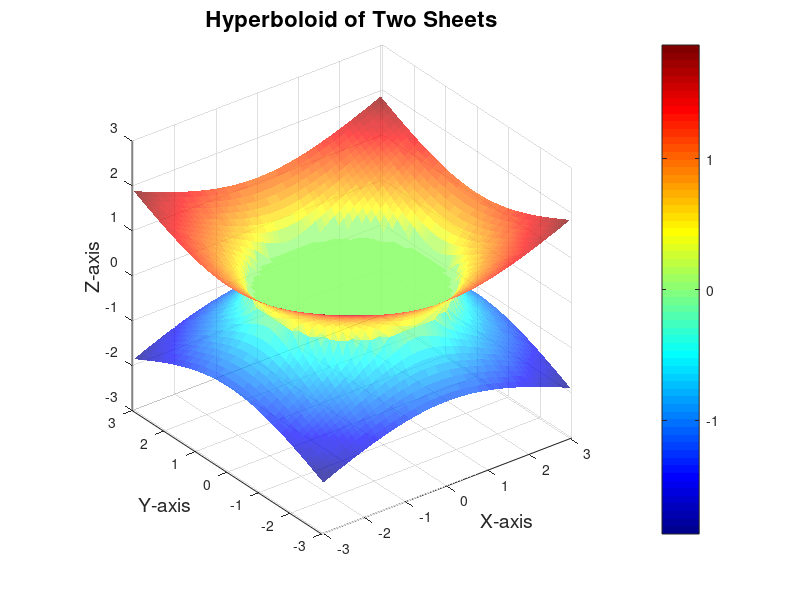

Write MATLAB code to recreate this figure.
% Define constants
a = 2;
b = 2;
c = 1;

% Define the range for x and y
x = linspace(-3, 3, 50);
y = linspace(-3, 3, 50);

% Create a meshgrid
[X, Y] = meshgrid(x, y);

% Compute Z for both positive and negative sheets
Z_square = (X.^2 / a^2) + (Y.^2 / b^2) - 1; % Rearranged hyperboloid equation

% Only take real values where Z^2 is positive
valid_idx = Z_square >= 0;
Z_pos = zeros(size(Z_square));
Z_neg = zeros(size(Z_square));

% Compute Z only where it's valid
Z_pos(valid_idx) = sqrt(Z_square(valid_idx)) * c;
Z_neg(valid_idx) = -sqrt(Z_square(valid_idx)) * c;

% Plot the hyperboloid sheets
figure;
hold on;
surf(X, Y, Z_pos, 'FaceAlpha', 0.7, 'EdgeColor', 'none'); % Positive sheet
surf(X, Y, Z_neg, 'FaceAlpha', 0.7, 'EdgeColor', 'none'); % Negative sheet

% Formatting
xlabel('X-axis', 'FontSize', 14);
ylabel('Y-axis', 'FontSize', 14);
zlabel('Z-axis', 'FontSize', 14);
title('Hyperboloid of Two Sheets', 'FontSize', 16);
colormap jet;
colorbar;
grid on;
axis equal; % Ensure aspect ratio is equal for all axes
view(3); % Set 3D view
hold off;

